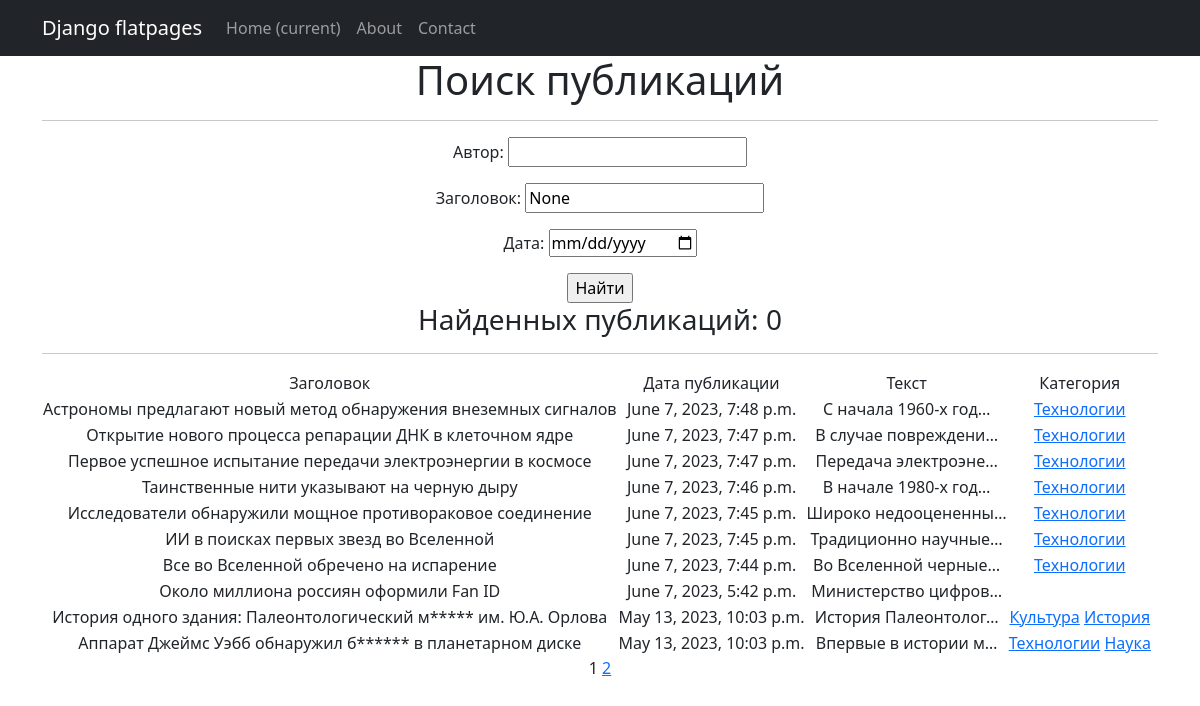
The app's page /post/search/, older data.
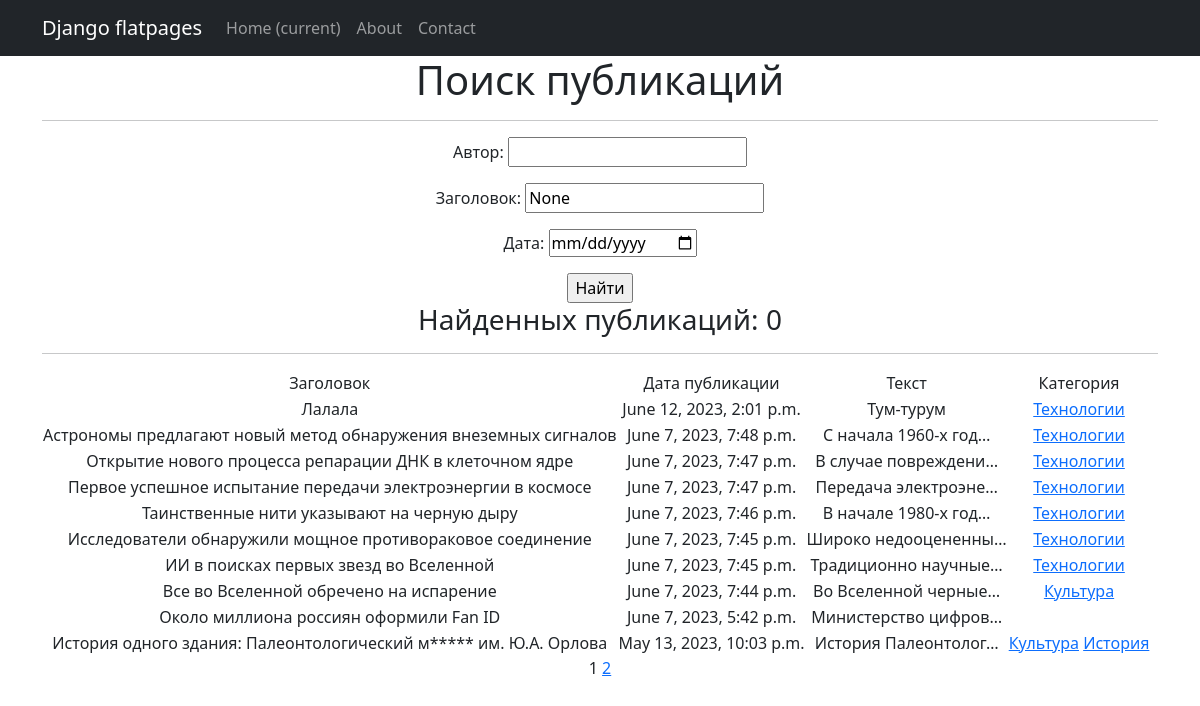
The same page, newer data.
### NewsPortal/models.py (models this page shows, shortened)
class Post(models.Model):
    article = 'ART'
    news = 'NWS'
    TYPES = [(article, 'статья'), (news, 'новость')]
    post_author = models.ForeignKey(Author, on_delete=models.CASCADE)
    post_type = models.CharField(max_length=64, choices=TYPES)
    post_time_in = models.DateTimeField(auto_now_add=True)
    post_category = models.ManyToManyField(Category, through='PostCategory')
    post_title = models.CharField(max_length=64, unique=True)
    post_text = models.TextField(unique=True)
    post_rating = models.IntegerField(default=0)
    def __str__(self):
        return f'{self.post_title}'

class Category(models.Model):
    category_name = models.CharField(max_length=64, unique=True)
    subscribers = models.ManyToManyField(User, related_name='categories')
    def __str__(self):
        return self.category_name

### NewsPortal/views.py (the view)
# urls.py: path('search/', PostFilterView.as_view(), name='post_filter'),
class PostFilterView(ListView):
    model = Post
    ordering = '-post_time_in'
    filterset_class = PostFilter
    context_object_name = 'post_search'
    template_name = 'post_filter.html'
    paginate_by = 10
    def get_queryset(self):
        queryset = super().get_queryset()
        self.filterset = self.filterset_class(self.request.GET, queryset=queryset)
        return self.filterset.qs
    def get_context_data(self, **kwargs):
        context = super().get_context_data(**kwargs)
        context['filterset'] = self.filterset
        context['curr_date'] = self.request.GET.get('post_time_in__gt')
        context['curr_title'] = self.request.GET.get('post_title__icontains')
        pprint(context)
        return context

### NewsPortal/templatetags/custom_filters.py (called while the page is built)
@register.filter()
def censor(word):
    if isinstance(word, str):
        for i in word.split():
            if i.capitalize() in bad_words:
                word = word.replace(i, i[0] + '*' * len(i))
    else:
        raise ValueError('custom_filters -> censor -> A string is expected, but a different data type has been entered')
    return word

### NewsPortal/templatetags/custom_tags.py (called while the page is built)
@register.simple_tag(takes_context=True)
def url_replace(context, **kwargs):
   d = context['request'].GET.copy()
   for k, v in kwargs.items():
       d[k] = v
   return d.urlencode()

### templates/post_filter.html (shortened to what this page needs)
{% extends 'flatpages/default.html' %}
{% load custom_filters %}
{% load custom_tags %}
{% block content %}
   <h1>Поиск публикаций</h1>
   <hr>
   <form action="" method="get">
       <label >Автор:</label>
       {{ filterset.form.post_author__user__username }}
       <label >Заголовок:</label>
       <input type="text"  name="post_title__icontains" value="{{ curr_title }}">
       <label >Дата:</label>
       <input   type="date"  name="post_time_in__gt" value="{{ curr_date }}">
       <input type="submit" value="Найти" />
   </form>
   <h3>Найденных публикаций: {{ post|length }}</h3>
   <hr>
   {% if post_search %}
       <table>
           <tr>
               <td>Заголовок</td>
               <td>Дата публикации</td>
               <td>Текст</td>
               <td>Категория</td>
           </tr>
           {% for post_item in post_search %}
           <tr>
               <td>{{ post_item.post_title|censor }}</td>
               <td>{{ post_item.post_time_in }}</td>
               <td>{{ post_item.post_text|truncatechars:20|censor }}</td>
               <td>
                   {% for category in post_item.post_category.all %}
                        <a href="{% url 'category_list' category.id %}">{{category}}</a>
                   {% endfor %}
               </td>
           </tr>
           {% endfor %}
       </table>
   {% else %}
       <h2>Публикаций нет!</h2>
   {% endif %}
   {{ page_obj.number }}
   {% if page_obj.has_next %}
       <a href="?{% url_replace page=page_obj.next_page_number %}">{{ page_obj.next_page_number }}</a>
   {% endif %}
{% endblock content %}

Row changes from the older to the newer data that the page shows:
no longer on this page (row unchanged): Post: post_title|censor "Аппарат Джеймс Уэбб обнаружил б****** в планетарном диске", post_time_in "May 13, 2023, 10:03 p.m.", post_text|censor "Впервые в истории м…", Category (category_name "Технологии")
no longer on this page (row unchanged): Category: category_name "Наука", shown under "Аппарат Джеймс Уэбб обнаружил б****** в планетарном диске"
added Post: post_title|censor "Лалала", post_time_in "June 12, 2023, 2:01 p.m.", post_text|censor "Тум-турум", Category (category_name "Технологии")
changed Post "Все во Вселенной обречено на испарение": gains Category (category_name "Культура"); loses Category (category_name "Технологии")
